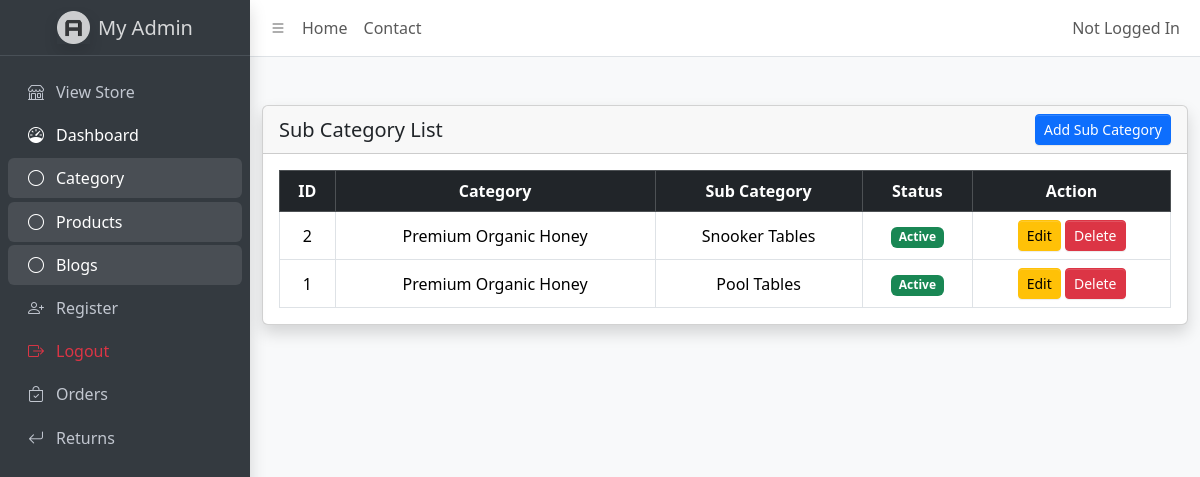
The app's page /admin/sub-category.php (signed in) with its own data.
### tables this page shows
CREATE TABLE `subcategories` (
  `id` int(10) UNSIGNED NOT NULL,
  `category_id` int(10) UNSIGNED NOT NULL,
  `name` varchar(150) NOT NULL,
  `description` text DEFAULT NULL,
  `status` tinyint(1) NOT NULL DEFAULT 1,
  `created_at` timestamp NOT NULL DEFAULT current_timestamp()
);

CREATE TABLE `categories` (
  `id` int(10) UNSIGNED NOT NULL,
  `name` varchar(150) NOT NULL,
  `slug` varchar(180) NOT NULL,
  `description` text DEFAULT NULL,
  `trending` tinyint(1) NOT NULL DEFAULT 0,
  `status` tinyint(1) NOT NULL DEFAULT 1,
  `created_at` timestamp NOT NULL DEFAULT current_timestamp()
);

### admin/sub-category.php (the view, shortened to what this page needs)
<!DOCTYPE html>
<html>
<head>
    <link href="https://cdn.jsdelivr.net/npm/bootstrap@5.3.2/dist/css/bootstrap.min.css" rel="stylesheet">
    <?php include 'assets.php'; ?>
</head>
<body class="layout-fixed sidebar-expand-lg sidebar-open bg-body-tertiary">
    <div class="app-wrapper">
        <?php
        include 'header.php';
        include 'aside.php';
        ?>
        <div class="container mt-5">
            <div class="card shadow">
                <div class="card-header d-flex justify-content-between align-items-center">
                    <h5 class="mb-0">Sub Category List</h5>
                    <a href="sub-category-add.php" class="btn btn-primary btn-sm ms-auto">Add Sub Category</a>
                </div>
                <div class="card-body table-responsive">
                    <table class="table table-bordered table-hover text-center align-middle">
                        <thead class="table-dark">
                            <tr>
                                <th>ID</th>
                                <th>Category</th>
                                <th>Sub Category</th>
                                <th>Status</th>
                                <th>Action</th>
                            </tr>
                        </thead>
                        <tbody>
                            <?php
                            $query = "
SELECT subcategories.*, categories.name AS category_name
FROM subcategories
LEFT JOIN categories ON subcategories.category_id = categories.id
ORDER BY subcategories.id DESC
";
                            $query_run = mysqli_query($conn, $query);
                            if (mysqli_num_rows($query_run) > 0) {
                                while ($row = mysqli_fetch_assoc($query_run)) {
                            ?>
                                    <tr>
                                        <td><?= $row['id']; ?></td>
                                        <td><?= $row['category_name'] ?? 'No Category'; ?></td>
                                        <td><?= $row['name']; ?></td>
                                        <td>
                                            <?= $row['status'] == 1 ? '<span class="badge bg-success">Active</span>' : '<span class="badge bg-danger">Inactive</span>'; ?>
                                        </td>
                                        <td>
                                            <a href="sub-category-edit.php?id=<?= $row['id']; ?>" class="btn btn-warning btn-sm">Edit</a>
                                            <form action="code.php" method="POST" class="d-inline">
                                                <button type="submit" name="delete_subcategory" class="btn btn-danger btn-sm"
                                                    onclick="return confirm('Delete this sub category?')">Delete</button>
                                            </form>
                                        </td>
                                    </tr>
                            <?php
                                }
                            } else {
                                echo "<tr><td colspan='5'>No Sub Categories Found</td></tr>";
                            }
                            ?>
                        </tbody>
                    </table>
                </div>
            </div>
        </div>
</body>
</html>

### records on screen
subcategories: id "2", category.name "Premium Organic Honey", name "Snooker Tables", status "Active"
subcategories: id "1", category.name "Premium Organic Honey", name "Pool Tables", status "Active"

### other values on screen
$userName "Not Logged In"
